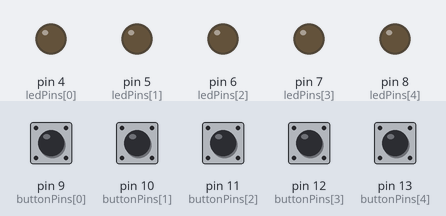
This sketch was run on a simulated Arduino Uno, built with avr-gcc and run on an emulated ATmega328P. Shown: output pins drawn as LEDs (lit = HIGH). The inputs (shaded band) are chosen by the test bench; at power-on: pin 9 (buttonPins[0]), pin 10 (buttonPins[1]), pin 11 (buttonPins[2]), pin 12 (buttonPins[3]), pin 13 (buttonPins[4]) HIGH.

Above: at 1.2 s.
1.3 s: pin 9 (buttonPins[0]) pulled LOW for 0.15 s
At 2.4 s:
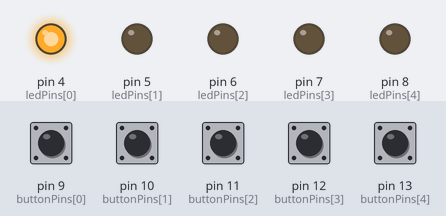
2.9 s: pin 10 (buttonPins[1]) pulled LOW for 0.15 s
At 3.6 s:
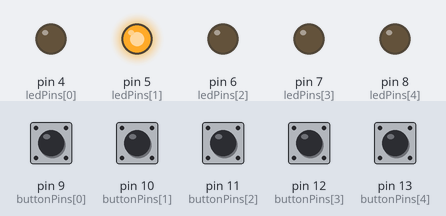
4.5 s: pin 11 (buttonPins[2]) pulled LOW for 0.15 s
At 4.8 s:
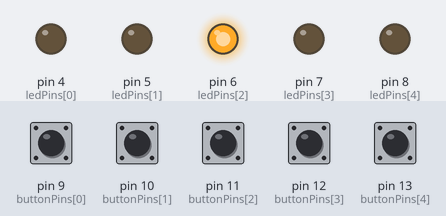
6.1 s: pin 12 (buttonPins[3]) pulled LOW for 0.15 s
At 7.2 s:
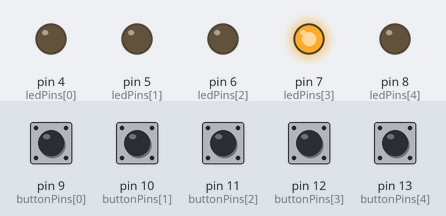
7.7 s: pin 13 (buttonPins[4]) pulled LOW for 0.15 s
At 8.4 s:
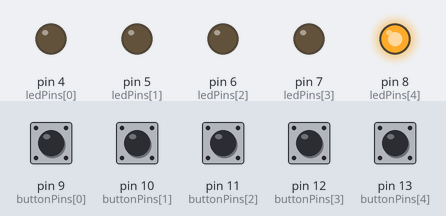
Timing chart, 0 to 10.7 s (numbered marks = the images above; inputs shaded):
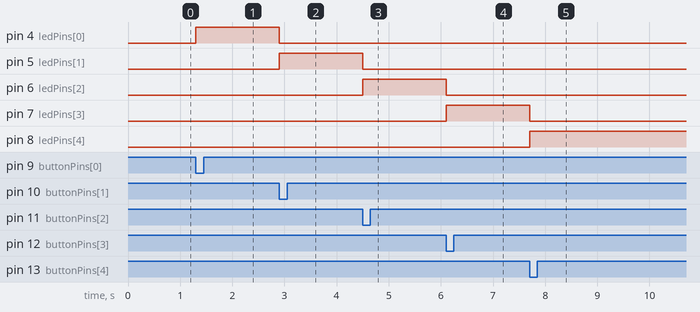

Measured:
- after the input at 1.3 s, pin 4 (ledPins[0]): LOW → HIGH at once
- after the input at 2.9 s, pin 4 (ledPins[0]): HIGH → LOW at once; pin 5 (ledPins[1]): LOW → HIGH at once
- after the input at 4.5 s, pin 5 (ledPins[1]): HIGH → LOW at once; pin 6 (ledPins[2]): LOW → HIGH at once
- after the input at 6.1 s, pin 6 (ledPins[2]): HIGH → LOW at once; pin 7 (ledPins[3]): LOW → HIGH at once
- after the input at 7.7 s, pin 7 (ledPins[3]): HIGH → LOW at once; pin 8 (ledPins[4]): LOW → HIGH at once

The sketch:

buttons.ino
```cpp
const int numButtons = 5;                 // Number of buttons and LEDs
const int buttonPins[numButtons] = {9, 10, 11, 12, 13}; // the number of the button pins
const int ledPins[numButtons] = {4, 5, 6, 7, 8};       // the number of the LED pins

int buttonStates[numButtons] = {0, 0, 0, 0, 0};        // variable for reading the button status
int lastButtonStates[numButtons] = {0, 0, 0, 0, 0};    // the previous reading from the input pin
int ledStates[numButtons] = {0, 0, 0, 0, 0};           // stores the state of each LED

unsigned long lastDebounceTimes[numButtons] = {0, 0, 0, 0, 0}; // the last time the output pin was toggled
unsigned long debounceDelay = 2;                              // the debounce time; increase if the output flickers

// Structures to hold the state of each blinking LED
struct BlinkState {
  unsigned long previousMillis = 0; // Stores the last time the LED was updated
  int blinkCount = 0;               // Number of blinks performed
  int totalBlinks = 0;              // Total number of blinks requested
  int ledState = LOW;               // Current state of the LED
  int period = 0;                   // Blinking period
  int initialState = LOW;           // Initial state of the LED before blinking
};

BlinkState blinkStates[numButtons]; // Array to hold the blink states of each LED

void setup() {
  for (int i = 0; i < numButtons; i++) {
    pinMode(ledPins[i], OUTPUT);       // initialize the LED pin as an output
    pinMode(buttonPins[i], INPUT_PULLUP); // initialize the button pin as an input
  }
  Serial.begin(115200);                // initialize the serial communication
}

void loop() {
  // Handle serial data at the beginning of the loop
  if (Serial.available() > 0) {
    String incomingData = Serial.readStringUntil('\n'); // read until newline
    if (incomingData.length() > 0) { // check if there's data
      handleSerialCommand(incomingData); // Process the serial command
    }
  }

  // Process button states
  for (int i = 0; i < numButtons; i++) {
    int reading = digitalRead(buttonPins[i]);
    if (reading != lastButtonStates[i]) {
      lastDebounceTimes[i] = millis(); // Reset debounce timer on state change
    }

    if ((millis() - lastDebounceTimes[i]) > debounceDelay) {
      if (reading != buttonStates[i]) {
        buttonStates[i] = reading;
        if (buttonStates[i] == LOW) { // Button is pressed
          turnOnLED(i);               // Turn on the corresponding LED
        }
      }
    }
    lastButtonStates[i] = reading; // Update the last button state
  }

  // Update the blinking LEDs
  updateBlinkingLEDs();
}

// Function to handle serial commands
void handleSerialCommand(String command) {
  if (command == "state") {
    // Respond with the number of the LED that is currently on
    int ledOn = -1;
    for (int i = 0; i < numButtons; i++) {
      if (ledStates[i] == HIGH) {
        ledOn = i + 1; // LED numbers are 1-based
        break;
      }
    }
    Serial.println(ledOn); // Print the LED number or -1 if none are on
  } else if (command.startsWith("b")) {
    // Parse the blink command in the form of bxyz where x is the led, y is the number of 100's of ms, and z is
    // the number of blinks up to 9
    int ledNumber = command.substring(1, 2).toInt();   // Extract the LED number x
    int period = command.substring(2, 3).toInt() * 100; // Extract and convert the blink period (y * 100 ms)
    int blinks = command.substring(3).toInt();         // Extract the number of blinks (z)
    if (ledNumber >= 1 && ledNumber <= numButtons) {
      blinkLED(ledNumber - 1, period, blinks); // Initiate the blink operation
    }
  }
}

// Function to turn on a specific LED and turn off all others
void turnOnLED(int ledIndex) {
  // Turn off all LEDs first to maintain mutual exclusivity
  for (int i = 0; i < numButtons; i++) {
    digitalWrite(ledPins[i], LOW);
    ledStates[i] = LOW;
    blinkStates[i].blinkCount = blinkStates[i].totalBlinks * 2;
    blinkStates[i].initialState = LOW;
  }

  // Turn on the selected LED
  digitalWrite(ledPins[ledIndex], HIGH);
  ledStates[ledIndex] = HIGH;
  blinkStates[ledIndex].initialState = HIGH;
}

// Non-blocking function to blink a specific LED with a given period and number of blinks
void blinkLED(int ledIndex, int period, int blinks) {
  blinkStates[ledIndex].blinkCount = 0;         // Reset the blink count
  blinkStates[ledIndex].totalBlinks = blinks;   // Set the total number of blinks
  blinkStates[ledIndex].period = period;        // Set the blinking period
  blinkStates[ledIndex].previousMillis = millis(); // Reset the timer
  blinkStates[ledIndex].initialState = ledStates[ledIndex]; // Save the initial state of the LED
  blinkStates[ledIndex].ledState = ledStates[ledIndex];     // Start with the LED in its current state
}

void updateBlinkingLEDs() {
  for (int i = 0; i < numButtons; i++) {
    if (blinkStates[i].blinkCount < blinkStates[i].totalBlinks * 2) {
      unsigned long currentMillis = millis();

      // Check if it's time to toggle the LED state
      if (currentMillis - blinkStates[i].previousMillis >= (blinkStates[i].period / 2)) {
        blinkStates[i].previousMillis = currentMillis; // Reset the timer
        // Toggle the LED state
        blinkStates[i].ledState = !blinkStates[i].ledState;
        digitalWrite(ledPins[i], blinkStates[i].ledState);

        // Increment the blink count after every complete blink (on and off)
        if (blinkStates[i].ledState == blinkStates[i].initialState) {
          blinkStates[i].blinkCount++;
        }
      }
    } else {
      // Restore the LED to its initial state after blinking is complete
      digitalWrite(ledPins[i], blinkStates[i].initialState);
      ledStates[i] = blinkStates[i].initialState;
    }
  }
}
```
